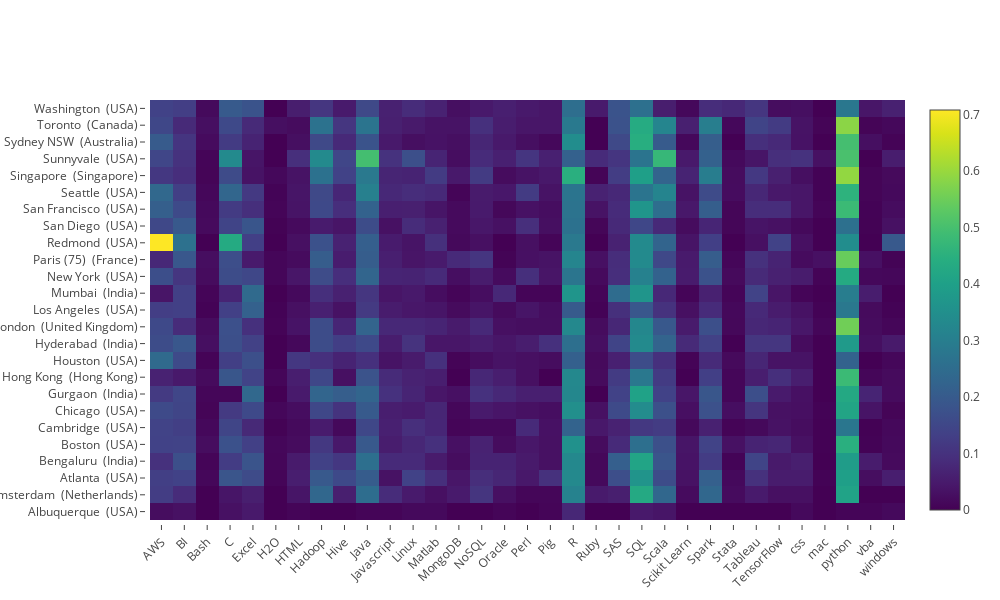

This figure's notebook cell:
### Code cell
# Plot skills per city

data = pd.pivot_table(jobs_top25,index=['city_country'],values=tool_re.keys(),aggfunc=[np.mean])
data.columns = data.columns.droplevel()

plot_data = [go.Heatmap( z=data.values.tolist(),
                         y=data.index,
                         x=data.columns,
                        colorscale='Viridis')]

heat_map_layout = Layout(
    margin=go.Margin(
        l=150,
        pad=4
    ),
    height=600,
    width=1000,
    xaxis=dict(tickangle=-45),
    paper_bgcolor='rgba(0,0,0,0)',
    plot_bgcolor='rgba(0,0,0,0)',
    
)

py.offline.iplot(Figure(data=plot_data, layout=heat_map_layout), filename='pandas-heatmap')

### Figure 1 — Plotly figure (JSON) as saved in the notebook; plotly's stock layout.template omitted (floating-point values rounded to 4 significant figures; data arrays with more than 128 entries replaced by an {"elided": "..."} marker saying what was removed)
{"data": [{"colorscale": "Viridis", "type": "heatmap", "x": ["AWS", "BI", "Bash", "C", "Excel", "H2O", "HTML", "Hadoop", "Hive", "Java", "Javascript", "Linux", "Matlab", "MongoDB", "NoSQL", "Oracle", "Perl", "Pig", "R", "Ruby", "SAS", "SQL", "Scala", "Scikit Learn", "Spark", "Stata", "Tableau", "TensorFlow", "css", "mac", "python", "vba", "windows"], "y": ["Albuquerque  (USA)", "Amsterdam  (Netherlands)", "Atlanta  (USA)", "Bengaluru  (India)", "Boston  (USA)", "Cambridge  (USA)", "Chicago  (USA)", "Gurgaon  (India)", "Hong Kong  (Hong Kong)", "Houston  (USA)", "Hyderabad  (India)", "London  (United Kingdom)", "Los Angeles  (USA)", "Mumbai  (India)", "New York  (USA)", "Paris (75)  (France)", "Redmond  (USA)", "San Diego  (USA)", "San Francisco  (USA)", "Seattle  (USA)", "Singapore  (Singapore)", "Sunnyvale  (USA)", "Sydney NSW  (Australia)", "Toronto  (Canada)", "Washington  (USA)"], "z": {"elided": "25x33 float values"}}], "layout": {"height": 600, "margin": {"l": 150, "pad": 4}, "paper_bgcolor": "rgba(0,0,0,0)", "plot_bgcolor": "rgba(0,0,0,0)", "width": 1000, "xaxis": {"tickangle": -45}}}
